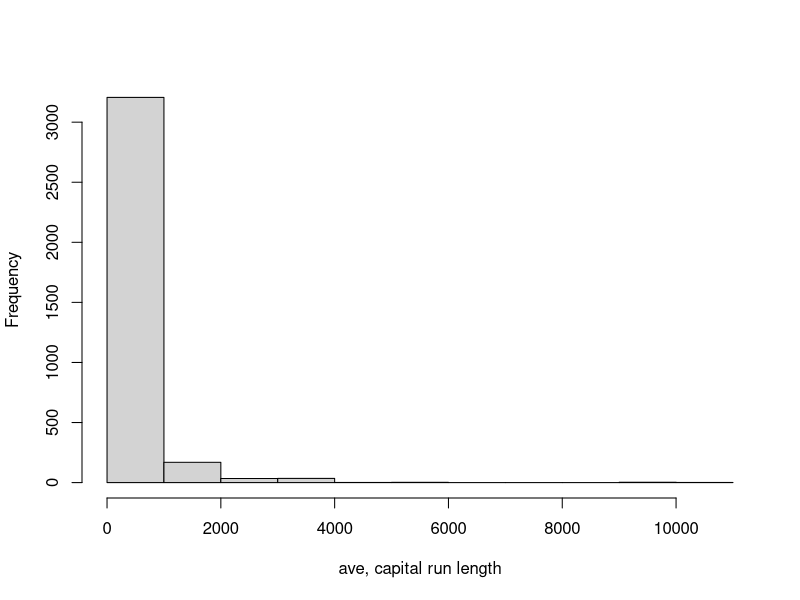
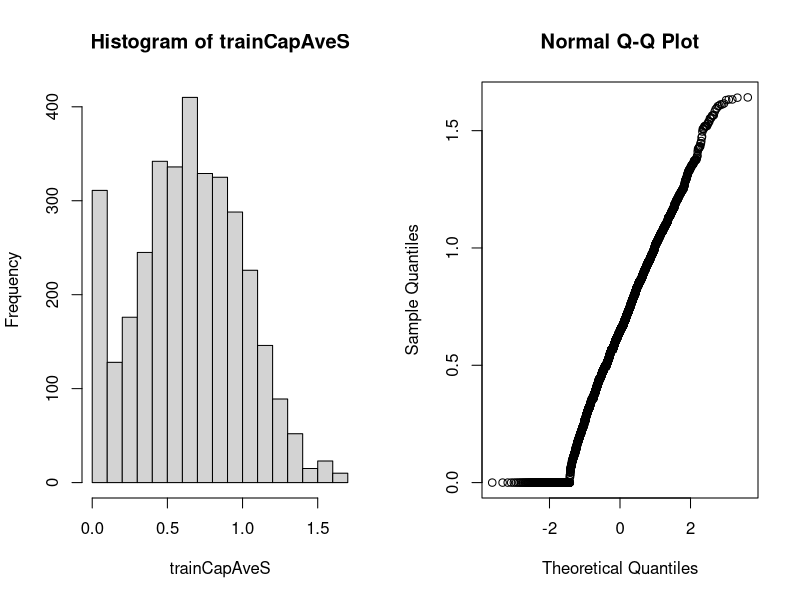

Write R code to recreate these figures, in order.
####################
# WHY PREPROCESS ??
####################

    library(caret); library(kernlab) ; data(spam)
    library(Hmisc); library(ggplot2)
    library(gridExtra)
    
    inTrain <- createDataPartition(y=spam$type, p=0.75, list=FALSE)
    
    training <- spam[inTrain,]
    testing <- spam[-inTrain,]
    
    head(training)
    
    p1 <- qplot(capitalAve,colour=type,data=training,geom="density")
    cut_capitalAve<- cut2(training$capitalAve,g=10)
    p2 <- qplot(cut_capitalAve,data=training,colour=type, geom=c("boxplot"))
    
    hist(training$capitalTotal,main="",xlab="ave, capital run length")
    
    mean(training$capitalAve)
    
    sd(training$capitalAve)

# STANDARIZING

    trainCapAve <- training$capitalAve
    trainCapAveS <- (trainCapAve - mean(trainCapAve))/sd(trainCapAve)
    
    mean(trainCapAveS)
    
    sd(trainCapAveS)

# STANDARIZING - preProcess function

    preObj <- preProcess(training[,-58],method=c("center","scale"))
    trainCapAveS <- predict(preObj, training[,-58])$capitalAve
    mean(trainCapAveS)
    sd(trainCapAveS)
    
    testCapAveS <- predict(preObj,testing[,-58])$capitalAve
    mean(testCapAveS)

# STANDARIZING - preProcess argument

    set.seed(32343)
    modelFit <- train(type ~. , data = training, preProcess = c("center","scale"),method="glm")
    modelFit

# STANDARIZING - BOX-COX TRANSFORMS

    preObj <- preProcess(training[,-58],method=c("BoxCox"))
    trainCapAveS <- predict(preObj,training[,-58])$capitalAve
    par(mfrow=c(1,2)) 
        hist(trainCapAveS)
        qqnorm(trainCapAveS)
    
    
# STANDARIZING - INPUTTING DATA
    
        set.seed(14343)    
    
    # Make some value NA
    
        training$capAve <- training$capitalAve
        selectNA <- rbinom(dim(training)[1],size=1,prob=0.05)==1
        training$capAve[selectNA] <- NA
    
    # Impute and Standarize ( removing the column 58 with the result) -> "type" )
    
        # Pre-processing transformation (centering, scaling etc.) can be estimated 
        # from the training data and applied to any data set with the same variables.
        
        # Similar to scale() 
        # install.packages("RANN")
        
        
    
        preObj <- preProcess(training[,-58],method="knnImpute")
        require(RANN)
        capAve <- predict(preObj,training[,-58])$capAve
        
    # Standarizing the values

        capAveTruth <- training$capitalAve
        capAveTruth <- (capAveTruth-mean(capAveTruth))/sd(capAveTruth)
        
        # A Z-Score ...
        


    
    
    
    
